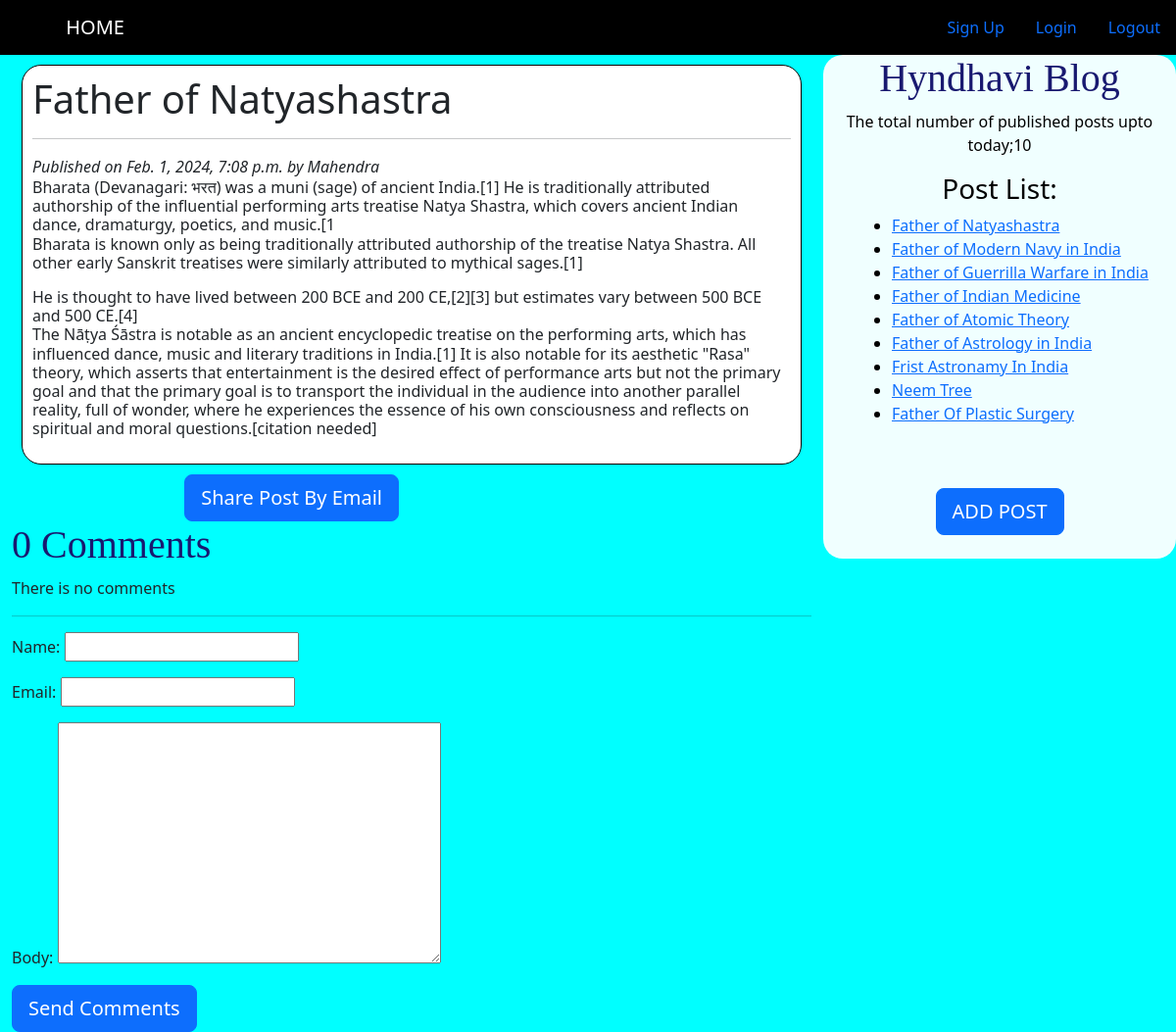
Page /2024/02/01/father-of-natyashastra/ (signed in) on the earlier database version.
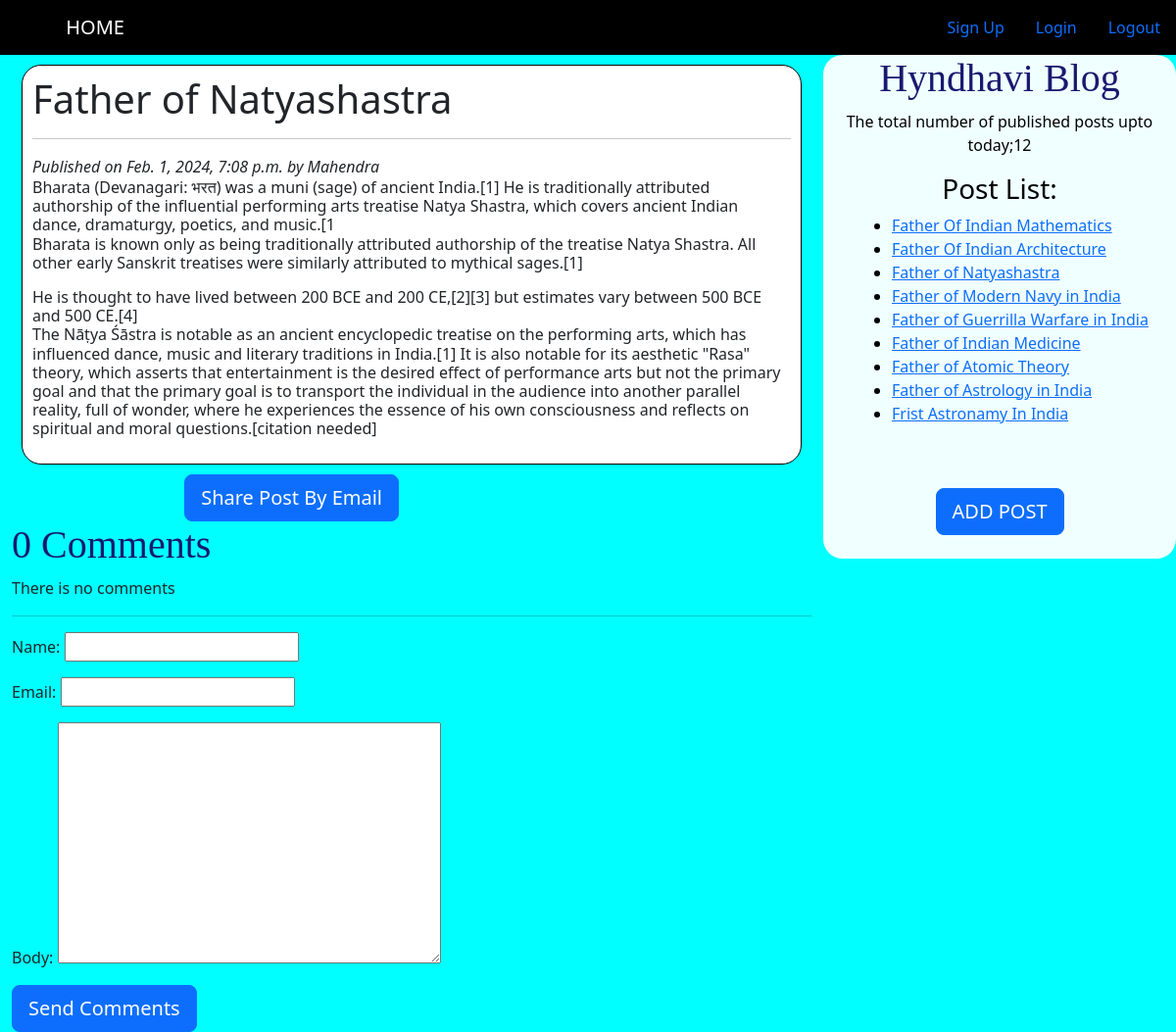
Same page on the later database version.
### testapp/models.py (models this page shows, shortened)
class Blog(models.Model):
    STATUS_CHOICES=(('draft', 'Draft'),('published','Published'))
    title = models.CharField(max_length=256)
    slug = models.SlugField(max_length=256, unique_for_date='publish')
    author = models.ForeignKey(User, related_name='blog_posts',on_delete=models.DO_NOTHING,)
    body = models.TextField()
    publish = models.DateTimeField(default=timezone.now)
    created = models.DateTimeField(auto_now_add=True)
    update = models.DateTimeField(auto_now=True)
    atatus = models.CharField(max_length=10, choices=STATUS_CHOICES, default='draft')
    objects = CustomManger()
    class Meta:
        ordering = ('-publish',)
    def url(self):
        return reverse('post', args=[self.publish.year, self.publish.strftime('%m'), self.publish.strftime('%d'), self.slug])

### testapp/views.py (the view)
# urls.py: path('<int:year>/<int:month>/<int:day>/<slug:post>/', views.post_detail, name="post"),
@login_required()
def post_detail(request, year, month, day, post):
    post = get_object_or_404(Blog, slug=post, atatus="published", publish__year= year,
                             publish__month=month, publish__day=day)
    comments = post.comments.filter(active= True)
    csubmit = False
    if request.method=='POST':
        form =CommentForm(request.POST)
        if form.is_valid():
            new_comment = form.save(commit=False)
            new_comment.post = post
            new_comment.save()
            csubmit=True
    else:
        form = CommentForm()
    return render(request, 'testapp/post.html', {'post':post, 'form':form, 'csubmit':csubmit, 'comments':comments})

### testapp/forms.py
class CommentForm(forms.ModelForm):
    class Meta:
        model = Comments
        fields = ('name', 'email', 'body')

### testapp/models.py (called while the page is built)
    def get_queryset(self):
        return super().get_queryset().filter(atatus='published')

### testapp/templatetags/blog_tags.py (called while the page is built)
@register.simple_tag
def total_posts():
    return Blog.objects.count()

@login_required()
@register.inclusion_tag('testapp/list.html')
def post_list(count=10):
    list = Blog.objects.order_by('-publish',)[:9]
    return {'list':list}

### templates/testapp/post.html (shortened to what this page needs)
<!DOCTYPE html>
{% extends 'testapp/base.html' %}
{%block content %}
<div class="description">
<h1>{{post.title}}</h1>
<hr>
<i id="p">Published on {{post.publish}} by {{post.author|title}}</i>
<h6>{{post.body|linebreaks}}</h6>
</div>
<div class="container" align="center">
<a href="/{{post.id}}" class="btn btn-primary btn-lg" target="_blank">Share Post By Email</a>
</div><br><br>
{% with comments.count as comments_count%}
<h2>{{comments_count}} Comment{{comments_count|pluralize}}</h2>
{%endwith%}
{% if comments%}
{% for com in comments %}
<div id="c">
Comment {{forloop.counter}} by {{com.name}} on {{com.created}}
{{com.body|linebreaks}}
</div>
{%endfor%}
{%else%}
<p>There is no comments</p>
{%endif%}
<hr>
{%if csubmit%}
<h4>Your Comment is Successfully Submitted</h4>
{%else%}
<form method="post">
    {{form.as_p}}
    <input type="submit" class="btn btn-primary btn-lg" value="Send Comments">
</form>
{%endif%}
{%endblock%}

### templates/testapp/list.html
<ul class="li" style="float:center;" xmlns="http://www.w3.org/1999/html">
    {%for post in list%}
    <li><a href="{{post.url}}">{{post.title}}</a></li>
    {%endfor%}
</ul>
<br><br>

Differences in the rows shown:
no longer on this page (row unchanged): Blog: title "Neem Tree"
no longer on this page (row unchanged): Blog: title "Father Of Plastic Surgery"
added Blog: title "Father Of Indian Mathematics"
added Blog: title "Father Of Indian Architecture"
Other differences:
text no longer shown: "10"
text now shown: "12"
